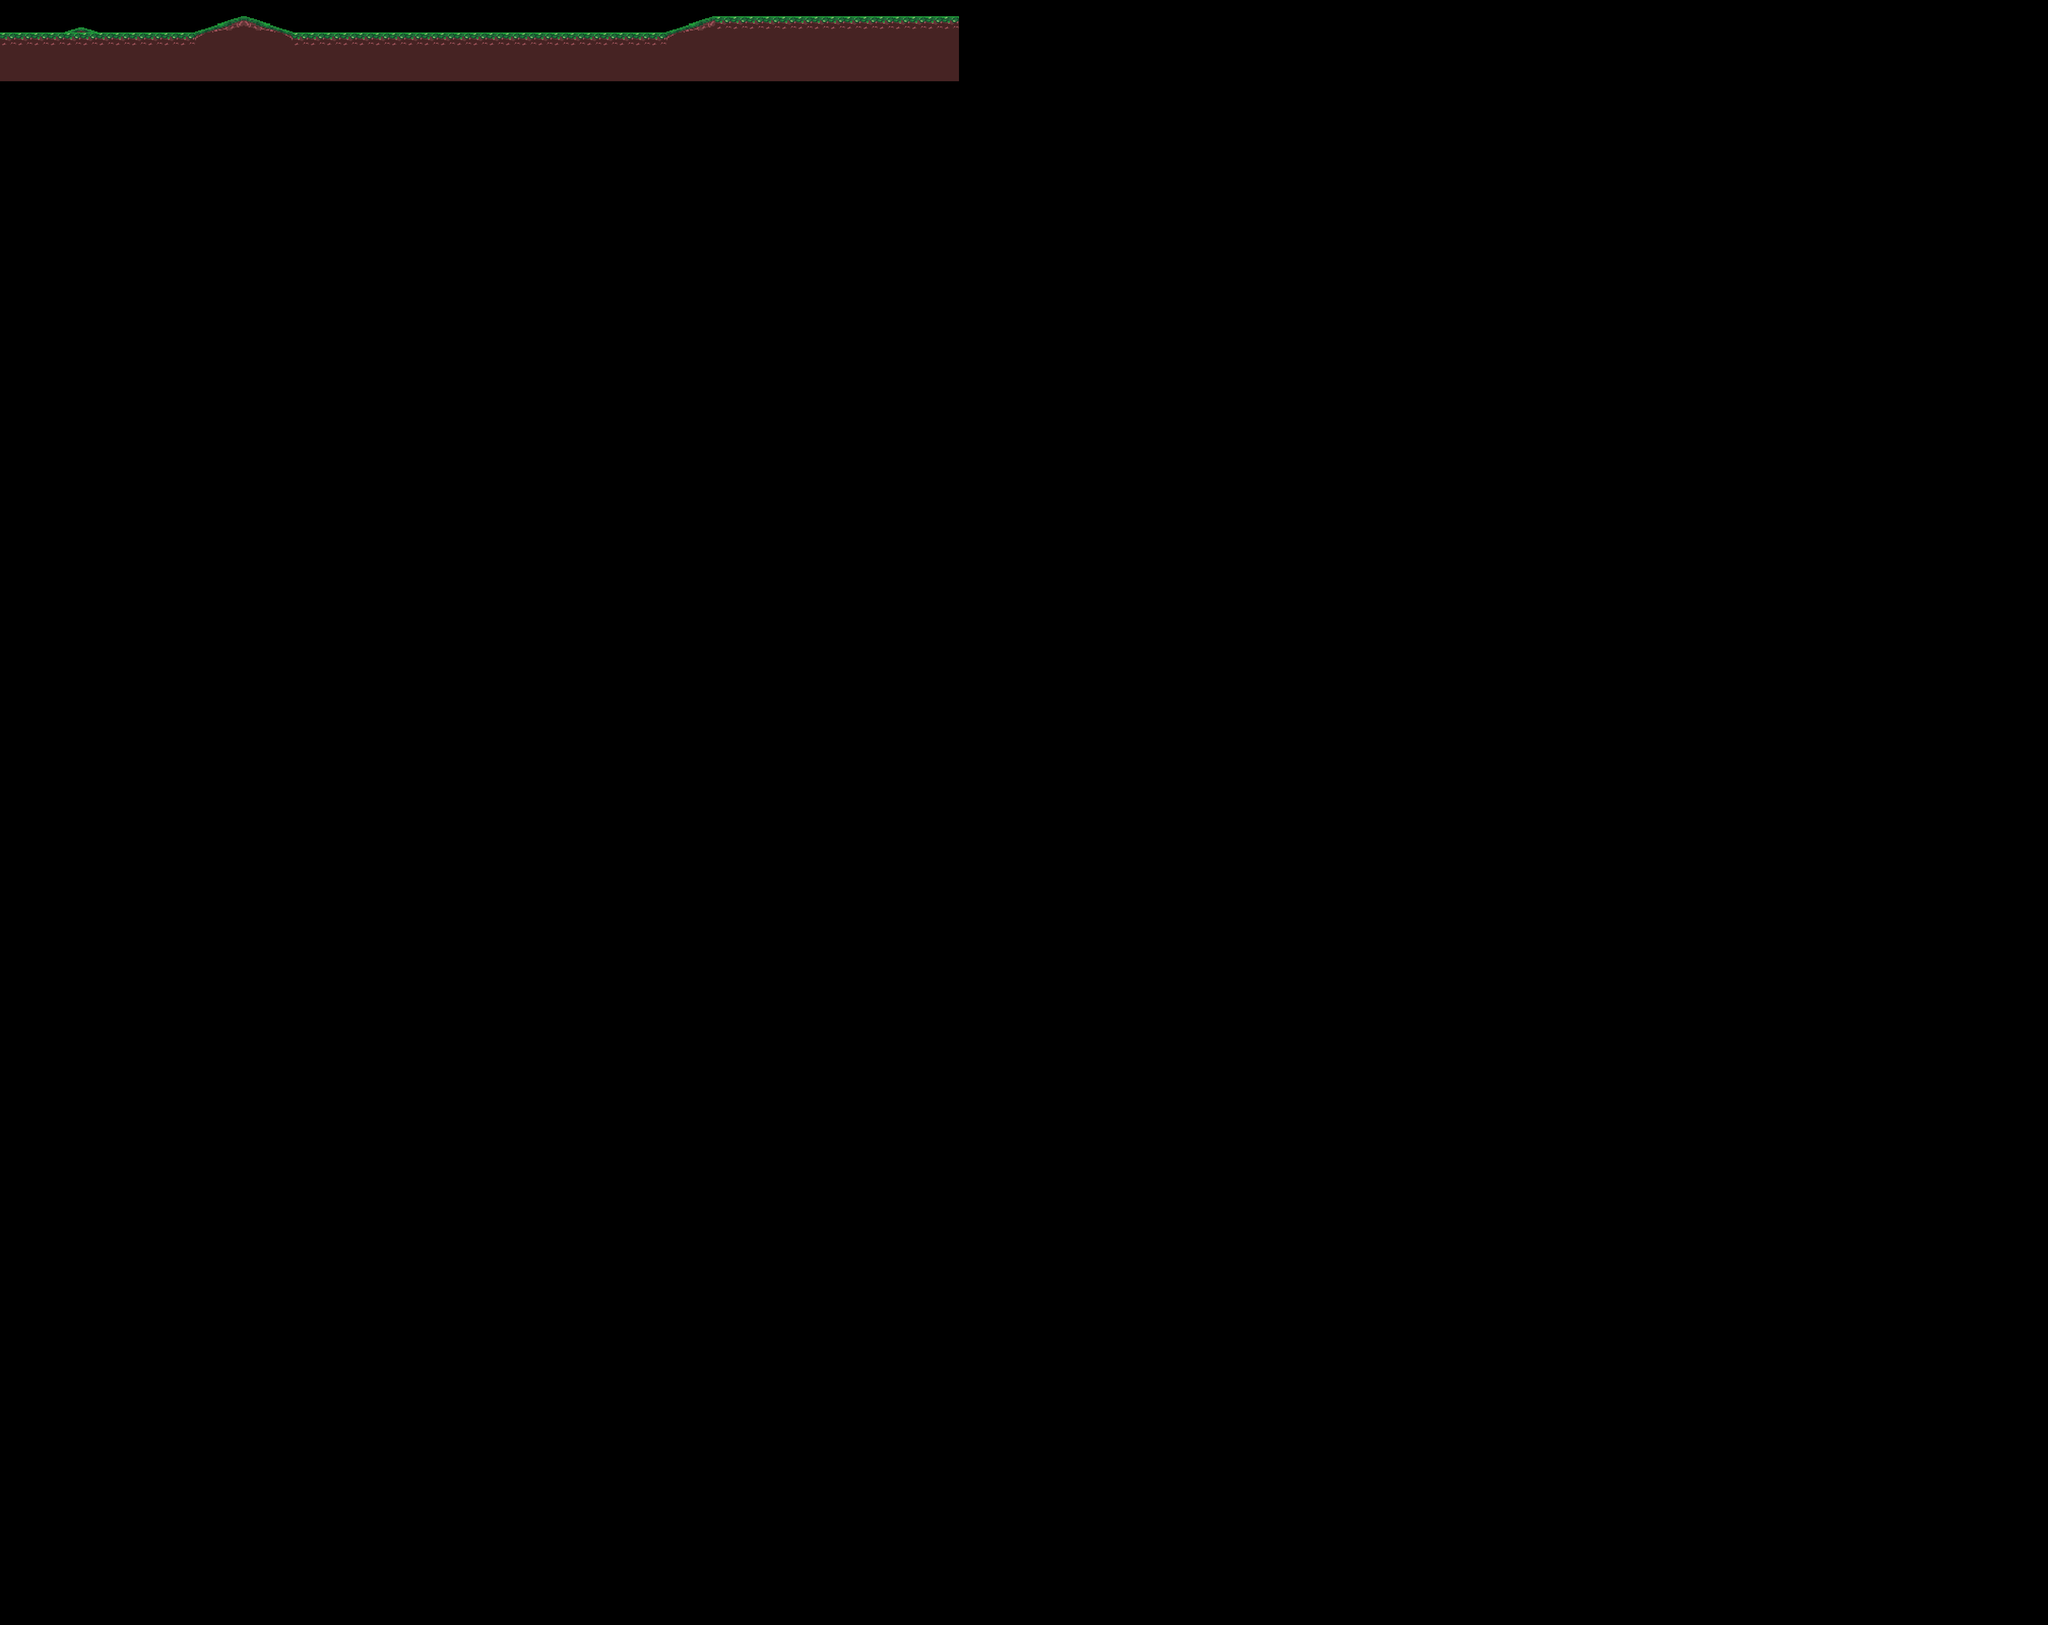

Rendered tile map (Tiled .tmx) drawn with the repository's tilesets; below, a short description and the map source with its tile grids summarised:
An orthogonal 126x100 tile map with 32x32 px tiles, 2 tile layers (Background, Ground) and 1 object (PlayerSpawn1).

<map version="1.4" tiledversion="1.4.2" orientation="orthogonal" renderorder="right-down" width="126" height="100" tilewidth="32" tileheight="32" infinite="0" nextlayerid="4" nextobjectid="2">
 <tileset firstgid="1" source="Tileset.tsx" />
 <layer id="1" name="Background" width="126" height="100">
  <data>[12600 cells, 0 non-empty, 0 distinct tile ids]</data>
 </layer>
 <layer id="2" name="Ground" width="126" height="100">
  <data>[12600 cells, 203 non-empty, 6 distinct tile ids]</data>
 </layer>
 <objectgroup id="3" name="PlayerSpawns">
  <object id="1" name="PlayerSpawn1" x="320" y="0" width="32" height="32" />
 </objectgroup>
</map>
